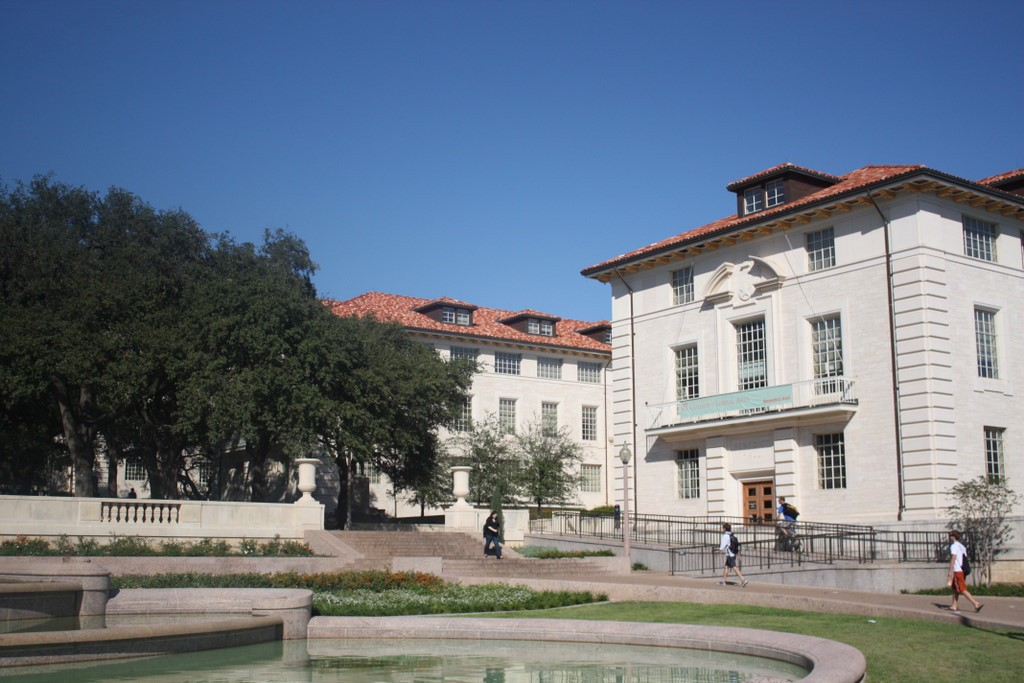
#> input picture Lab2/Images/foto1A.jpg, 1024 x 683 px
$ python panorama.py
#> lines starting #> are read from the running program, lines starting #| are printed output that depends on the picture
import cv2
import numpy as np
import matplotlib.pyplot as plt
import imutils

root = "Images/"
image1 = cv2.imread(root + "foto1A.jpg")
#> image1 is the input picture: shape (683, 1024, 3); mean B, G, R 132.3, 118.7, 107.9
image2 = cv2.imread(root + "foto1B.jpg")
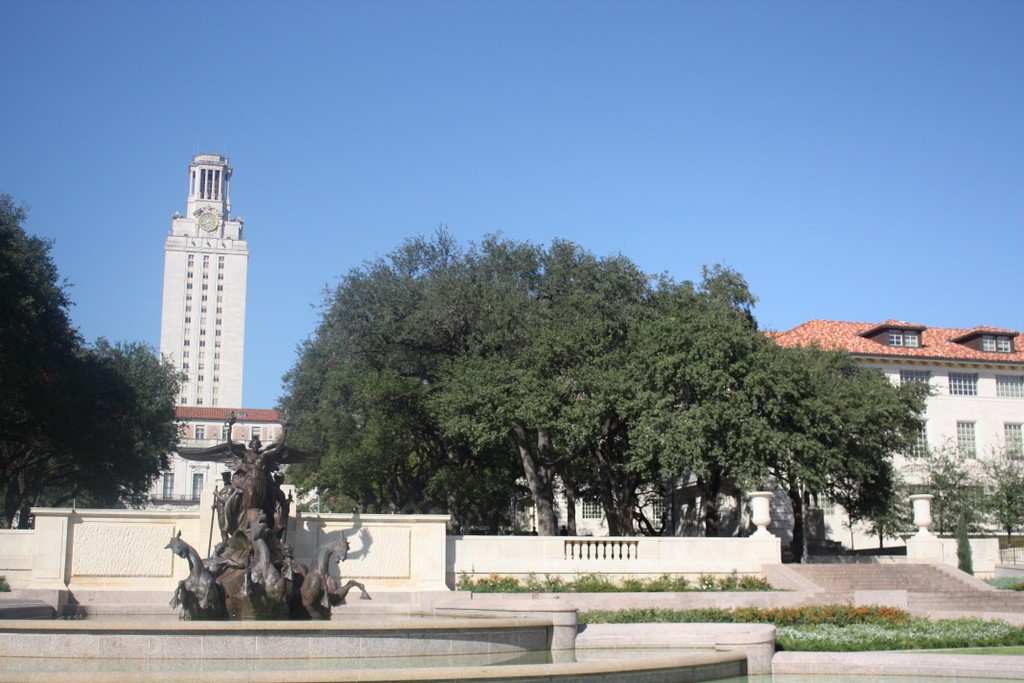
#> input picture Lab2/Images/foto1B.jpg, 1024 x 683 px
#> image2 is the input picture: shape (683, 1024, 3); mean B, G, R 159.3, 139.8, 122

cv2.imshow("img1",image1)
cv2.imshow("img2",image2)
cv2.waitKey(0)
cv2.destroyAllWindows()

image1_gray = cv2.cvtColor(image1, cv2.COLOR_RGB2GRAY)
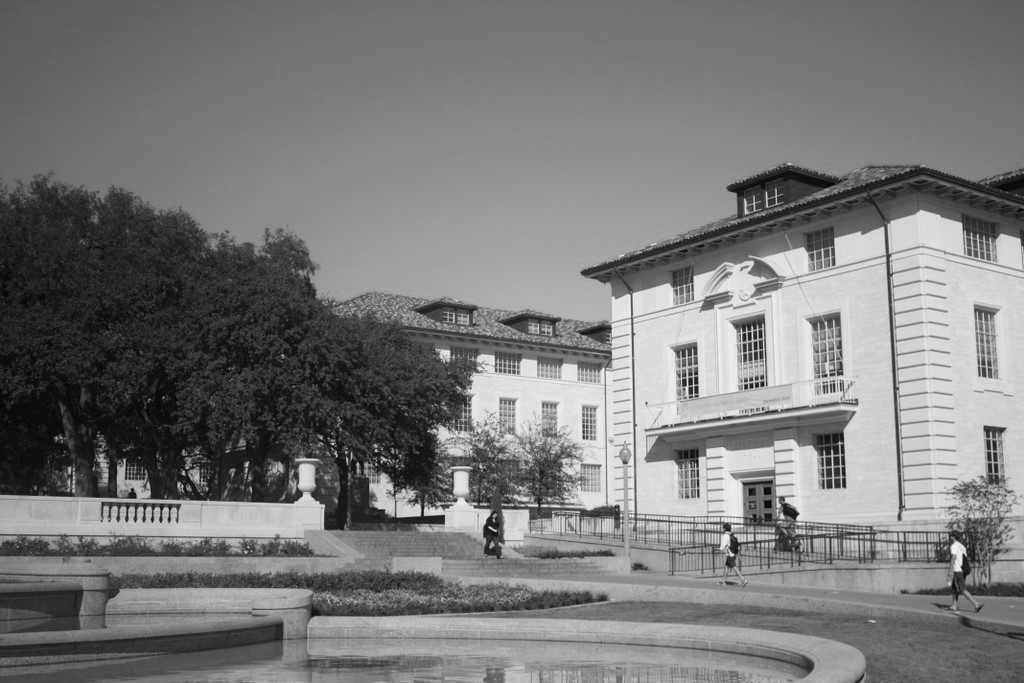
#> image1_gray: shape (683, 1024); min 3, max 251, mean 121.5
image2_gray = cv2.cvtColor(image2, cv2.COLOR_RGB2GRAY)
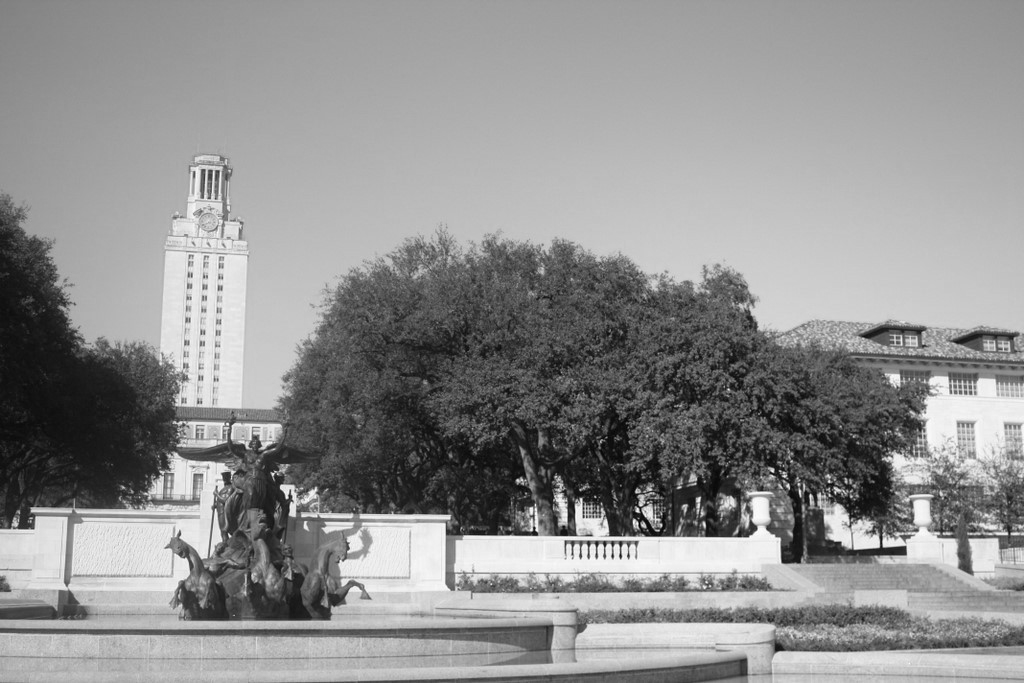
#> image2_gray: shape (683, 1024); min 1, max 255, mean 143.6

method = cv2.xfeatures2d.SIFT_create()
#method = cv2.BRISK_create()
#method = cv2.ORB_create()

################  SIFT, SURF, BRISK, ORB  #################

(keypoints1, features1) = method.detectAndCompute(image1_gray,None)
#> keypoints1 = 4233 keypoints; strongest (x, y, size): (958, 549, 9.7), (490, 527, 2), (376, 451, 1.8), (732, 555, 2.7)
(keypoints2, features2) = method.detectAndCompute(image2_gray,None)
#> keypoints2 = 5355 keypoints; strongest (x, y, size): (620, 556, 2.4), (612, 556, 2.2), (772, 470, 2.8), (698, 499, 3.5)

fig, (ax1,ax2) = plt.subplots(nrows=1, ncols=2, figsize=(20,8), constrained_layout=False)
ax1.imshow(cv2.drawKeypoints(image1_gray,keypoints1,None,color=(0,255,0)))
ax1.set_xlabel("(a)", fontsize=14)
ax2.imshow(cv2.drawKeypoints(image2_gray,keypoints2,None,color=(0,255,0)))
ax2.set_xlabel("(b)", fontsize=14)

plt.show()
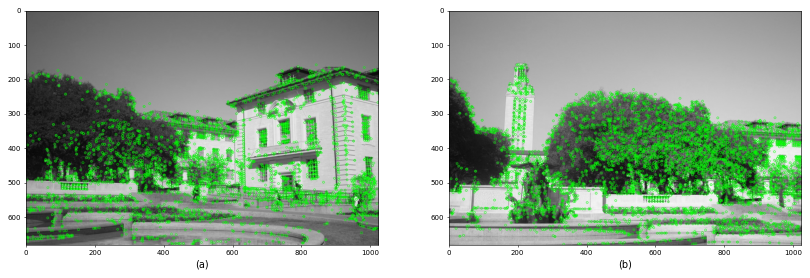
#> figure drawn by matplotlib, 2 panels

########## KEY POINTS MATCH, BFMATCHER, KNN #################

#bf = cv2.BFMatcher(cv2.NORM_HAMMING, crossCheck=True) # BRISK & ORB
bf = cv2.BFMatcher(cv2.NORM_L2, crossCheck=True) # SIFT

best_matches = bf.match(features1,features2)
#> best_matches = 1837 matches
rawMatches = sorted(best_matches, key = lambda x:x.distance)
#> rawMatches = 1837 matches

fig = plt.figure(figsize=(20,8))
img3 = cv2.drawMatches(image1,keypoints1,image2,keypoints2,rawMatches[:100],None,flags=cv2.DrawMatchesFlags_NOT_DRAW_SINGLE_POINTS)
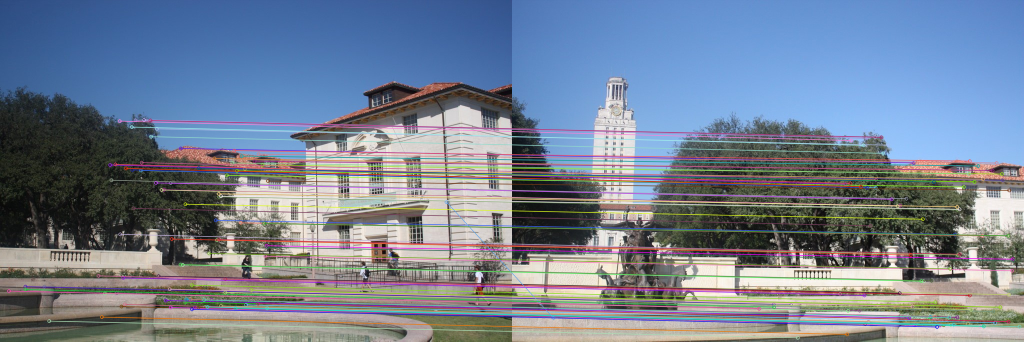
#> img3: shape (683, 2048, 3) (shown at 1/2 size); mean B, G, R 146.7, 128.9, 116.6
img3 = cv2.cvtColor(img3, cv2.COLOR_BGR2RGB)
plt.imshow(img3)
plt.show()

################ HOMOGRAPHY ###################""

keypoints1 = np.float32([kp.pt for kp in keypoints1])
#> keypoints1 = 4233 pairs, first value 3.19 to 1020.5, second value 158.8 to 679.9
keypoints2 = np.float32([kp.pt for kp in keypoints2])
#> keypoints2 = 5355 pairs, first value 5.55 to 1021.1, second value 157.7 to 680.2
reprojThresh = 4

if len(rawMatches) > 4:

    # construct the two sets of points
    ptsA = np.float32([keypoints1[m.queryIdx] for m in rawMatches])
#> ptsA = 1837 pairs, first value 3.43 to 1017.8, second value 165.5 to 679.5
    ptsB = np.float32([keypoints2[m.trainIdx] for m in rawMatches])
#> ptsB = 1837 pairs, first value 6.84 to 1021.1, second value 157.7 to 679.2

    # estimate the homography between the sets of points
    (H, status) = cv2.findHomography(ptsA, ptsB, cv2.RANSAC,reprojThresh)
#> H = [[0.768, 0.0418, 445.1], [-0.135, 0.916, 74.76], [-0.000211, -2.83e-05, 1]]; status = 1837 values, max 1 at index 0, min 0 at index 62, mean 0.613


###### WARP PERSPECTIVE ###############
width = image1.shape[1] + image2.shape[1]
#> width = 2048
height = image1.shape[0] + image2.shape[0]
#> height = 1366

result = cv2.warpPerspective(image1, H, (width, height))
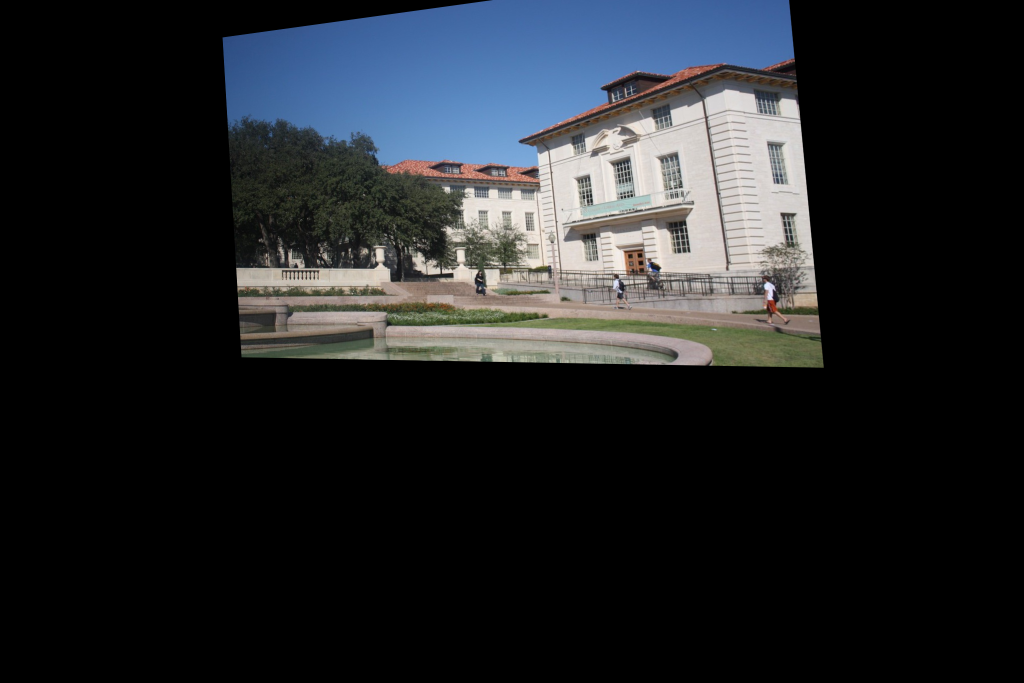
#> result: shape (1366, 2048, 3) (shown at 1/2 size); mean B, G, R 39.6, 36.3, 33.6
result[0:image2.shape[0], 0:image2.shape[1]] = image2
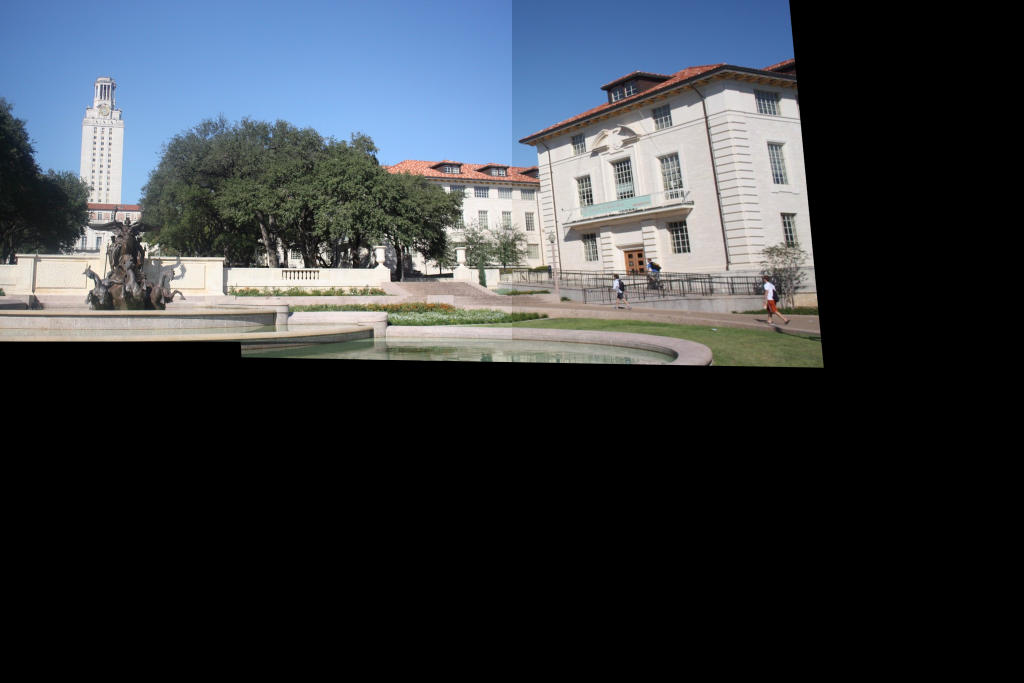
#> result: shape (1366, 2048, 3) (shown at 1/2 size); mean B, G, R 64.1, 58.2, 53

plt.figure(figsize=(20,10))
result = cv2.cvtColor(result, cv2.COLOR_BGR2RGB)
plt.imshow(result)

plt.axis('off')
plt.show()
